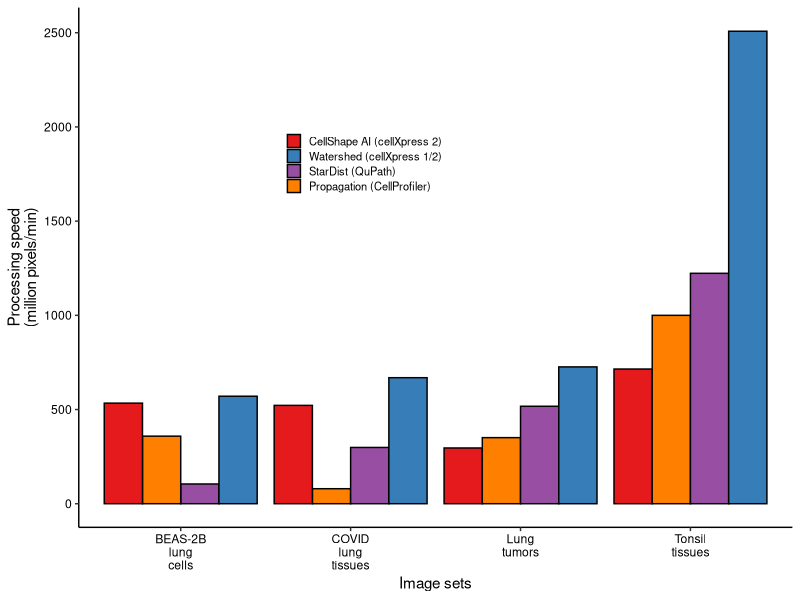
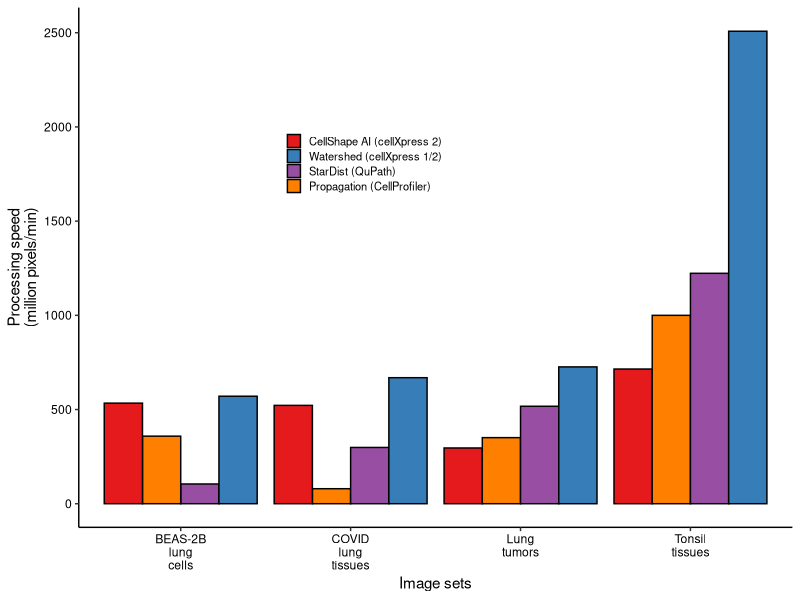

Source code (R) for these figures, in order:
###' ===========================================================================
###' R script for ploting the benchmark results
###' Written by Lit-Hsin Loo, 2022
###' ===========================================================================
library(tidyverse)
library(RColorBrewer)
library(here)

### Common definitions
all_seg_labels <- c(
    cellprofiler = "Propagation (CellProfiler)",
    qupath = "StarDist (QuPath)",
    deepcell = "Mesmer (DeepCell)",
    cellXpress1 = "Watershed (cellXpress 1/2)",
    cX2_merged = "CellShape AI (cellXpress 2)",
    cellXpress2 = "CellShape AI (cellXpress 2)"
)

all_pt_colors <- rev(brewer.pal(length(all_seg_labels) - 1, "Set1"))
all_pt_colors <- c(all_pt_colors, all_pt_colors[length(all_pt_colors)])
names(all_pt_colors) <- names(all_seg_labels)

### Read the data
plot_data <- read_csv(
    here(
        "Projects", "2022_Segmentation_Benchmark", "final_results",
        "win_execution_time.csv"
    )
) %>% select(
    Dataset, Method, `Speed_(pixels/min)`
)

### Get the valid seg_methods
#seg_methods <- names(all_seg_labels)[
#    names(all_seg_labels) %in% plot_data$Method
#]
seg_methods <- c("cellXpress2", "cellprofiler", "qupath",  "cellXpress1")

### Make sure all other configs are in the same order
seg_labels <- all_seg_labels[seg_methods]
pt_colors <- all_pt_colors[seg_methods]

time_plot <- plot_data %>%
    mutate(
        Method = fct_relevel(Method, seg_methods)
    ) %>%
    arrange(Dataset, `Speed_(pixels/min)`) %>%
    ggplot(
        aes(x = Dataset, y = `Speed_(pixels/min)`, fill = Method)
    ) + geom_bar(
        stat = "identity",
        position = "dodge",
        color = "black"
    ) +
    scale_fill_manual(
        name = NULL,
        values = pt_colors,
        breaks = c("cellXpress2", "cellXpress1", "qupath", "cellprofiler"),
        labels = seg_labels
    ) +
    scale_x_discrete(
        labels = function(x) stringr::str_wrap(x, width = 8)
    ) +
    xlab("Image sets") +
    ylab("Processing speed\n(million pixels/min)") +
    theme_classic() +
    theme(
        legend.key.size = unit(0.15, 'in'),
        legend.background=element_blank(),
        legend.text=element_text(size = 8),
        legend.position = c(0.4, 0.7),
        axis.text = element_text(color = "black")
    )

ggsave(
    here(
        "Projects", "2022_Segmentation_Benchmark", "figures",
        "win_execution_time.png"
    ),
    plot = time_plot,
    width = 3.1, height = 2, units = "in", dpi = 400
)

ggsave(
    here(
        "Projects", "2022_Segmentation_Benchmark", "figures",
        "win_execution_time.pdf"
    ),
    plot = time_plot,
    width = 3.1, height = 2, units = "in", dpi = 400
)